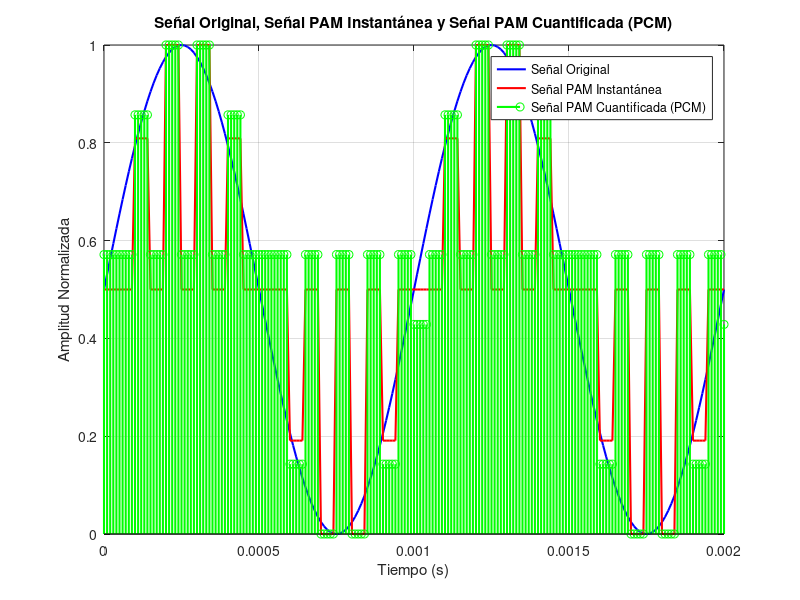
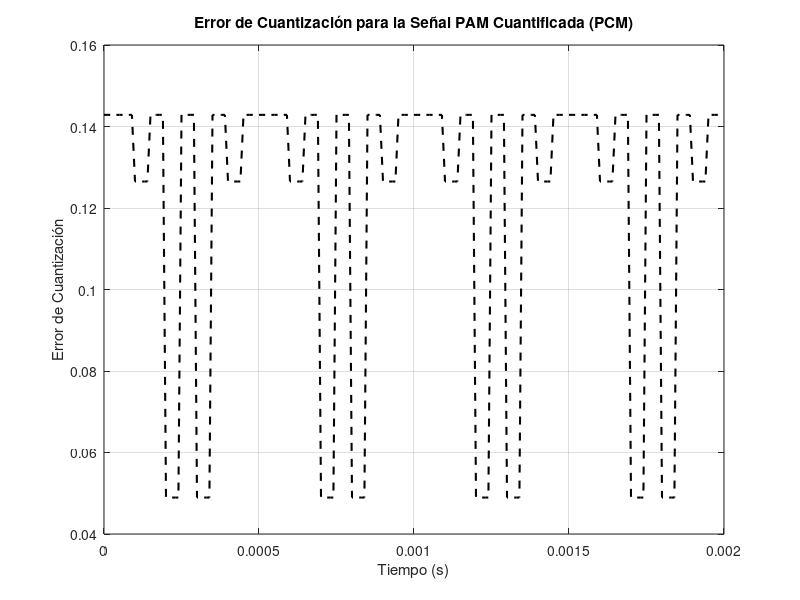

These figures' MATLAB source, in order:
%**********
% Sinusoide
%**********
A = 1;
fc = 1000;  % Frecuencia de la señal moduladora (sinusoide)
fs = 100000;  % Frecuencia de muestreo para buena resolución
Ts = 1/fs;  % Periodo de muestreo

t_seno = 0:Ts:0.002;  % 2ms de señal
seno = A * sin(2 * pi * fc * t_seno);  % Generar la sinusoide

%**********
% TREN DE PULSOS (IGUAL PARA AMBOS TIPOS DE MUESTREO)
%**********
f_muestreo = 10000;  % Frecuencia de muestreo (10 kHz)
Ts_pulsos = 1 / f_muestreo;  % Periodo de muestreo del tren de pulsos

% Parámetros para el tren de pulsos (común para ambos)
tau = 0.00005;  % Ancho del pulso 
d = (tau / Ts_pulsos) * 100;  % Ciclo de trabajo (%)

% Vector de tiempo para el tren de pulsos
t_tren = 0:Ts:0.002;  % Mismo vector de tiempo

% Generar el tren de pulsos (común para ambos tipos de muestreo)
tren_pulsos = (1 + square(2 * pi * f_muestreo * t_tren, d)) / 2;

%**********
% PAM con Muestreo Natural
%**********
PAM_natural = tren_pulsos .* seno;  % Multiplicación directa

%**********
% PAM con Muestreo Instantáneo
%**********
PAM_instantaneo = zeros(size(t_tren));

% Para cada punto de muestreo (donde el pulso comienza)
for i = 1:length(t_tren)
    if i > 1 && tren_pulsos(i) > 0.5 && tren_pulsos(i-1) < 0.5
        % Este es el inicio de un pulso (flanco ascendente)
        valor_muestra = seno(i);  % Tomar el valor instantáneo
        
        % Mantener este valor durante todo el pulso
        j = i;
        while j <= length(t_tren) && tren_pulsos(j) > 0.5
            PAM_instantaneo(j) = valor_muestra;  % Mismo valor para todo el pulso
            j = j + 1;
        end
    end
end

%**********
% Aquí agregamos el código para m_t, m_t_nat y m_t_inst
%**********

% La señal original m_t (en este caso es la senoide original)
m_t = seno;

% PAM con muestreo natural m_t_nat
m_t_nat = PAM_natural;

% PAM con muestreo instantáneo m_t_inst
m_t_inst = PAM_instantaneo;

% Parámetros PCM
N = 3; % Número de bits para PCM
pcm_levels = 2^N; % Total de niveles PCM
% Cuantizar la señal instantánea usando PCM
pcm_signal_inst = round((m_t_inst + 1) * (pcm_levels - 1) / 2); % Cuantización
% Normaliza las señales para que estén en el mismo rango de amplitud (0 a 1)
m_t_norm = (m_t - min(m_t)) / (max(m_t) - min(m_t));
m_t_inst_norm = (m_t_inst - min(m_t_inst)) / (max(m_t_inst) - min(m_t_inst));
pcm_signal_inst_norm = (pcm_signal_inst - min(pcm_signal_inst)) / (max(pcm_signal_inst) - min(pcm_signal_inst));

% Crear una figura para mostrar todas las señales en un mismo gráfico
figure;
% Graficar la señal original en azul
plot(t_tren, m_t_norm, 'b', 'LineWidth', 1.5);
hold on;
% Graficar la señal PAM Instantánea en rojo
plot(t_tren, m_t_inst_norm, 'r', 'LineWidth', 1.5);
% Graficar la señal PAM cuantificada (PCM) en verde (usar marcador 'o' para visualizar los puntos PCM)
stem(t_tren, pcm_signal_inst_norm, 'g', 'Marker', 'o', 'LineWidth', 1.5);
% Establecer etiquetas y título del gráfico
xlabel('Tiempo (s)');
ylabel('Amplitud Normalizada');
title('Señal Original, Señal PAM Instantánea y Señal PAM Cuantificada (PCM)');
legend('Señal Original', 'Señal PAM Instantánea', 'Señal PAM Cuantificada (PCM)');
grid on;

% Crear una nueva figura para mostrar el error de cuantización
figure;
% Graficar el error de cuantización para la señal PAM cuantificada (PCM)
quantization_error_inst = abs(m_t_inst - ((2 * pcm_signal_inst / (pcm_levels - 1)) - 1));
plot(t_tren, quantization_error_inst, 'k--', 'LineWidth', 1.5);
xlabel('Tiempo (s)');
ylabel('Error de Cuantización');
title('Error de Cuantización para la Señal PAM Cuantificada (PCM)');
grid on;
